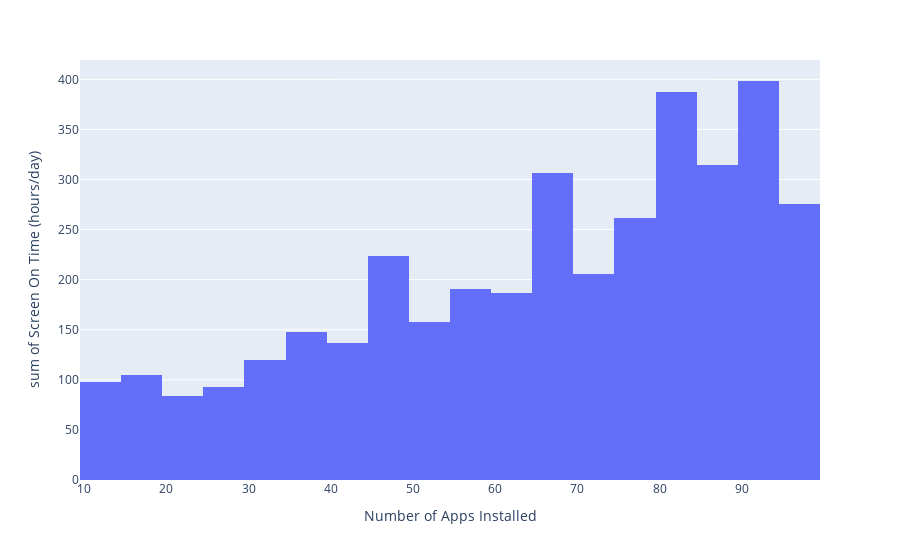

The notebook cell this image was saved under:
### Code cell
px.histogram(data_frame=df_U, x="Number of Apps Installed", y="Screen On Time (hours/day)" )

### Figure 1 — Plotly figure (JSON) as saved in the notebook; plotly's stock layout.template omitted (floating-point values rounded to 4 significant figures; data arrays with more than 128 entries replaced by an {"elided": "..."} marker saying what was removed)
{"data": [{"alignmentgroup": "True", "bingroup": "x", "histfunc": "sum", "hovertemplate": "Number of Apps Installed=%{x}<br>sum of Screen On Time (hours/day)=%{y}<extra></extra>", "legendgroup": "", "marker": {"color": "#636efa", "pattern": {"shape": ""}}, "name": "", "offsetgroup": "", "orientation": "v", "showlegend": false, "type": "histogram", "x": {"elided": "700 int values"}, "xaxis": "x", "y": {"elided": "700 float values"}, "yaxis": "y"}], "layout": {"barmode": "relative", "legend": {"tracegroupgap": 0}, "margin": {"t": 60}, "xaxis": {"anchor": "y", "domain": [0, 1], "title": {"text": "Number of Apps Installed"}}, "yaxis": {"anchor": "x", "domain": [0, 1], "title": {"text": "sum of Screen On Time (hours/day)"}}}}
